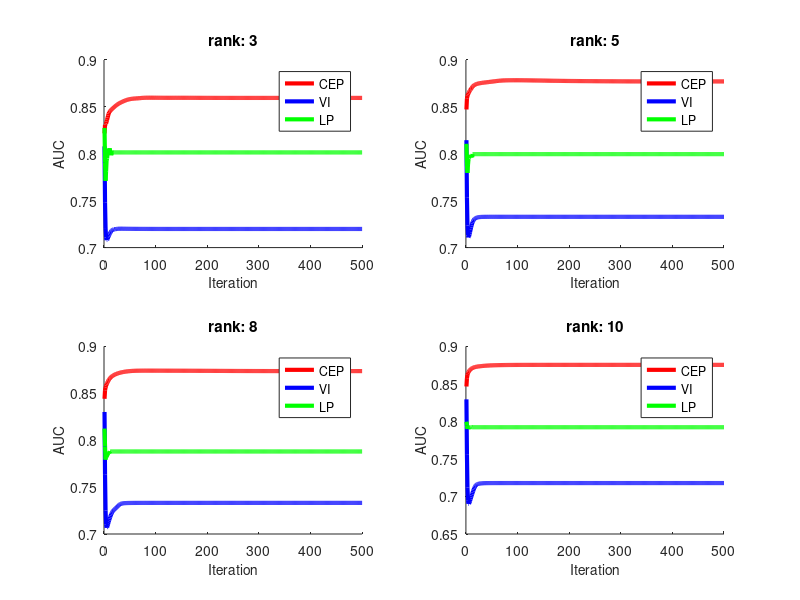

The MATLAB source for this figure:
clear;
close all;

% load data

load('lp-binary-performance.mat');
load('cep-binary-500.mat');
load('vi-binary-500.mat');


rank_list = [3 5 8 10];

num_rank = 4;
num_fold = 5;
k = 1;
for r = 1 : num_rank
    cep_auc = zeros(500,1);
    vi_auc = zeros(500,1);
    lp_auc = zeros(500,1);
    % average
    for nfold = 1 : num_fold
%         subplot(4, 5, k);
%         k = k + 1;
%         hold on;
        iter = cep.iter(r,nfold);
%         time = cep.time_stat{r, nfold}(1:iter);
        auc = cep.test_auc_stat{r, nfold}(1:iter);
        cep_auc = cep_auc + auc;
%         plot(time, auc, 'r', 'LineWidth',3);
%         plot(1:iter, auc, 'r', 'LineWidth', 3);
        
        iter = vi.iter(r,nfold);
%         time = vi.time_stat{r, nfold}(1:iter);
        auc = vi.test_auc_stat{r, nfold}(1:iter);
        vi_auc = vi_auc + auc;
%         plot(time, auc, 'b', 'LineWidth',3);
%         plot(1:iter, auc, 'b', 'LineWidth', 3);
        
        
        iter = lp.iter(r,nfold);
%         time = lp.time_stat{r, nfold}(1:iter);
        auc = lp.test_auc_stat{r, nfold}(1:iter);
        extended = zeros(500,1);
        extended(1:iter) = auc;
        extended(iter+1:end) = auc(end);
        lp_auc = lp_auc + extended;
%         plot(time, auc, 'g', 'LineWidth',3);
%         plot(1:500, extended, 'g', 'LineWidth', 3);
        
%         title(sprintf('rank: %d, nfold: %d', rank_list(r), nfold));
%     
%         set(gca, 'FontSize', 10);
%     %     ylim([0.1, 10^5]);
% %         xlim([0,1]);
%         legend('CEP', 'VI', 'LP'); 
%         xlabel('Iteration', 'FontSize', 10);
%         ylabel('AUC', 'FontSize', 10);
%         hold off;
    end
    cep_auc = cep_auc / num_fold;
    vi_auc = vi_auc / num_fold;
    lp_auc = lp_auc / num_fold;
    
    subplot(2, 2, r);
    hold on;
        plot(1:500, cep_auc, 'red', 'LineWidth', 3);
        plot(1:500, vi_auc, 'blue', 'LineWidth', 3);
        plot(1:500, lp_auc, 'green', 'LineWidth', 3);
        
        title(sprintf('rank: %d', rank_list(r)));
    
        set(gca, 'FontSize', 10);
    %     ylim([0.1, 10^5]);
%         xlim([0,1]);
        legend('CEP', 'VI', 'LP'); 
        xlabel('Iteration', 'FontSize', 10);
        ylabel('AUC', 'FontSize', 10);
    hold off;
end